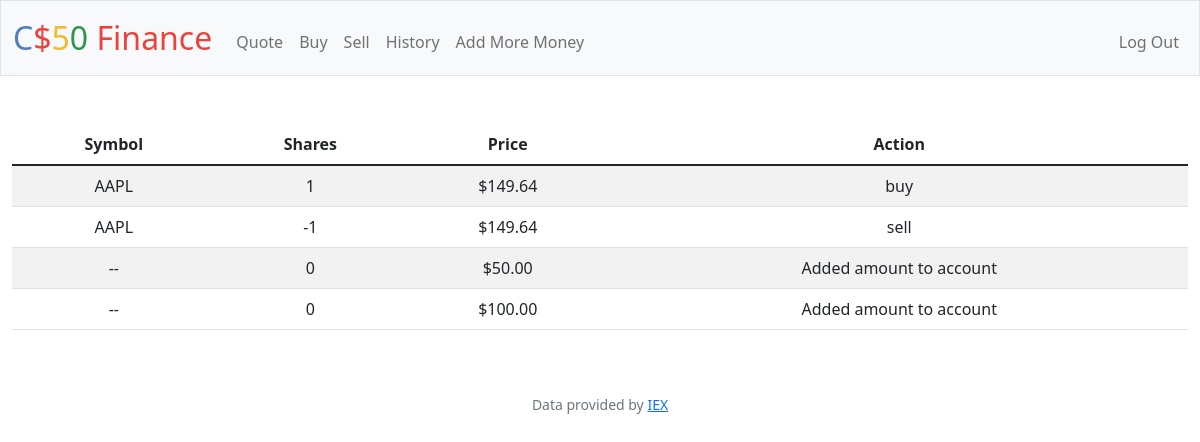
Screenshot of /history (signed in) with the database file from the repository.
### tables this page shows
CREATE TABLE stocks (user_id INTEGER,
symbol TEXT NOT NULL,
shares INTEGER NOT NULL,
price FLOAT NOT NULL,
operation TEXT NOT NULL);

### app.py (the view)
@app.route("/history")
@login_required
def history():
    stocks = db.execute("SELECT * FROM stocks WHERE user_id = ?", session["user_id"])
    return render_template("history.html", stocks=stocks)

### app.py (called while the page is built)
@app.after_request
def after_request(response):
    response.headers["Cache-Control"] = "no-cache, no-store, must-revalidate"
    response.headers["Expires"] = 0
    response.headers["Pragma"] = "no-cache"
    return response

### helpers.py (called while the page is built)
def login_required(f):
    @wraps(f)
    def decorated_function(*args, **kwargs):
        if session.get("user_id") is None:
            return redirect("/login")
        return f(*args, **kwargs)
    return decorated_function

def usd(value):
    return f"${value:,.2f}"

### templates/history.html (shortened to what this page needs)
{% extends "layout.html" %}
{% block main %}
<table class="table table-striped">
  <thead>
    <th>Symbol</th>
    <th>Shares</th>
    <th>Price</th>
    <th>Action</th>
  </thead>
  <tbody>
    {% for stock in stocks %}
    <tr>
      <td>{{stock.symbol}}</td>
      <td>{{stock.shares}}</td>
      <td>{{stock.price | usd}}</td>
      <td>{{stock.operation}}</td>
    </tr>
    {% endfor %}
  </tbody>
</table>
{% endblock %}

### templates/layout.html (shortened to what this page needs)
<!DOCTYPE html>
<html lang="en">
    <head>
        <link href="https://cdn.jsdelivr.net/npm/bootstrap@5.1.3/dist/css/bootstrap.min.css" rel="stylesheet">
        <link href="/static/styles.css" rel="stylesheet">
    </head>
    <body>
        <nav class="bg-light border navbar navbar-expand-md navbar-light">
            <div class="container-fluid">
                <a class="navbar-brand" href="/"><span class="blue">C</span><span class="red">$</span><span class="yellow">5</span><span class="green">0</span> <span class="red">Finance</span></a>
                <div class="collapse navbar-collapse" id="navbar">
                    {% if session["user_id"] %}
                        <ul class="navbar-nav me-auto mt-2">
                            <li class="nav-item"><a class="nav-link" href="/quote">Quote</a></li>
                            <li class="nav-item"><a class="nav-link" href="/buy">Buy</a></li>
                            <li class="nav-item"><a class="nav-link" href="/sell">Sell</a></li>
                            <li class="nav-item"><a class="nav-link" href="/history">History</a></li>
                            <li class="nav-item"><a class="nav-link" href="/refill">Add More Money</a></li>
                        </ul>
                        <ul class="navbar-nav ms-auto mt-2">
                            <li class="nav-item"><a class="nav-link" href="/logout">Log Out</a></li>
                        </ul>
                    {% else %}
                        <ul class="navbar-nav ms-auto mt-2">
                            <li class="nav-item"><a class="nav-link" href="/register">Register</a></li>
                            <li class="nav-item"><a class="nav-link" href="/login">Log In</a></li>
                        </ul>
                    {% endif %}
                </div>
            </div>
        </nav>
        <main class="container-fluid py-5 text-center">
            {% block main %}{% endblock %}
        </main>
        <footer class="mb-5 small text-center text-muted">
            Data provided by <a href="https://iexcloud.io/">IEX</a>
        </footer>
    </body>
</html>

### static/styles.css (style rules this page uses)
nav .navbar-brand { font-size: xx-large; }
nav .navbar-brand .blue { color: #537fbe; }
nav .navbar-brand .red { color: #ea433b; }
nav .navbar-brand .yellow { color: #f5b82e; }
nav .navbar-brand .green { color: #2e944b; }

### rows the page displays
stocks: symbol "AAPL", shares "1", price "$149.64", operation "buy"
stocks: symbol "AAPL", shares "-1", price "$149.64", operation "sell"
stocks: symbol "--", shares "0", price "$50.00", operation "Added amount to account"
stocks: symbol "--", shares "0", price "$100.00", operation "Added amount to account"
